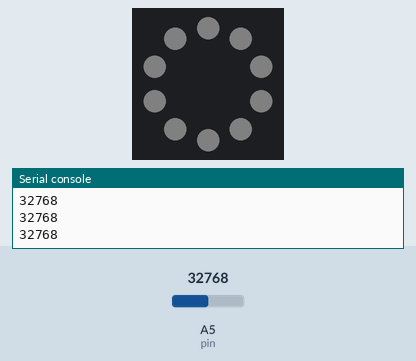
Simulated run of this program. Board: Circuit Playground running CircuitPython. Parts: the board's ring of 10 RGB LEDs (number 0 left of the top, counting anticlockwise), the last lines printed to the serial console. The inputs (shaded band) are chosen by the test bench; at power-on: A5 (pin) = 32768 (analog values on the 0–65535 scale). Dim RGB values are drawn brighter than linear.

Above: at 1.2 s.
1.3 s: A5 (pin) set to 0
At 2.1 s:
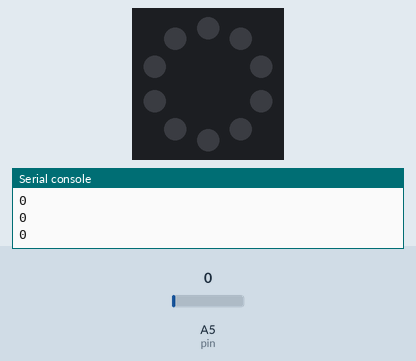
2.8 s: A5 (pin) set to 7864
At 4.0 s:
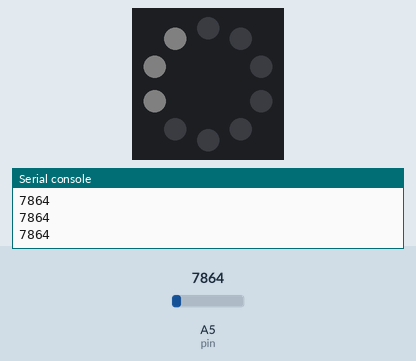
4.3 s: A5 (pin) set to 19660
At 5.2 s:
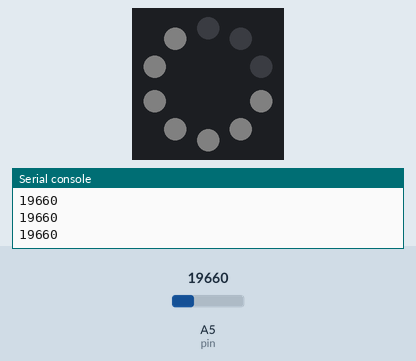
5.8 s: A5 (pin) set to 32767
At 6.7 s:
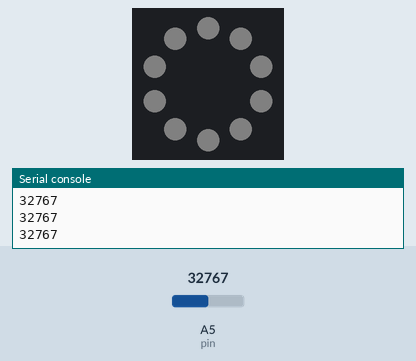
Timing chart, 0 to 8.3 s (numbered marks = the images above; inputs shaded):
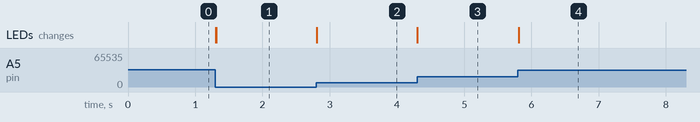

The program:

slider.py
```python
from adafruit_circuitplayground import cp
import analogio
import time
import board

pin = analogio.AnalogIn(board.A5)
while True:
    val = pin.value
    print(f"{val}")
    for i  in range(10):
        if pin.value > i * 3200:
            cp.pixels[i] = (5, 5, 5)
        else:
            cp.pixels[i] = (0, 0, 0)
    time.sleep(0.01)
```

Measured:
- after the input at 1.3 s, the LEDs: first change at once (image 1 shows a later state)
- after the input at 2.8 s, the LEDs: change at once (image 2)
- after the input at 4.3 s, the LEDs: change at once (image 3)
- after the input at 5.8 s, the LEDs: change at once (image 4)
